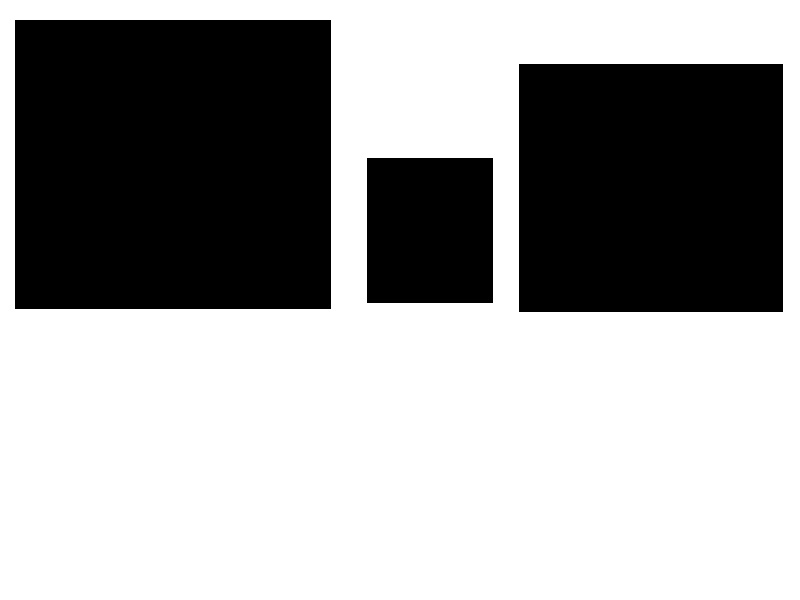
#> input picture shapes.jpg, 800 x 600 px, found by its file name
$ jupyter execute --allow-errors image_segmentation.ipynb
#> lines starting #> are read from the running program, lines starting #| are printed output that depends on the picture
# Thresholding

[cell 1]
import cv2
import numpy as np
import matplotlib.pyplot as plt

### simple thresholding

[cell 2]
image = cv2.imread("../images/handwritten.jpeg", 0)

#> (the rest of this cell did not finish here and is left out)

[cell 3]
retval, binary = cv2.threshold(image, 150, 255, cv2.THRESH_BINARY)

plt.figure(figsize=(12,7))

#> (the rest of this cell did not finish here and is left out)

### Adaptive thresholding

#> (a cell that did not finish here is left out)

# kmeans clustering

[cell 5]
image = cv2.imread("../images/shapes.jpg")
#> image is the input picture: shape (600, 800, 3); min 0, max 255, mean 162
image = cv2.cvtColor(image, cv2.COLOR_BGR2RGB)
pixel_values = image.reshape((-1, 3))
pixel_values = np.float32(pixel_values)
print(pixel_values)
#> (printed output is left out)

[cell 6]
criteria = (cv2.TERM_CRITERIA_EPS + cv2.TERM_CRITERIA_MAX_ITER, 100, 0.2)
k = 3

_, labels, centers = cv2.kmeans(pixel_values, k, None, criteria, 10, cv2.KMEANS_RANDOM_CENTERS)
#> centers = [[253.7, 253.7, 253.7], [255.8, 255.8, 255.8], [0.00361, 0.00361, 0.00361]]

[cell 7]
print(labels.shape)
#| (480000, 1)
print(centers)
#| [[2.5368152e+02 2.5368152e+02 2.5368152e+02]
#|  [2.5578380e+02 2.5578380e+02 2.5578380e+02]
#|  [3.6100671e-03 3.6100671e-03 3.6100671e-03]]

[cell 8]
centers = np.uint8(centers)
#> centers = [[253, 253, 253], [255, 255, 255], [0, 0, 0]]
segmented_image = centers[labels.flatten()]
segmented_image = segmented_image.reshape(image.shape)

# 1 --> [255, 255, 255]
# 0 --> [70,110, 167]

plt.figure(figsize=(12,7))

plt.subplot(1,2,1)
plt.imshow(image)
plt.title("Original image")

plt.subplot(1,2,2)
plt.imshow(segmented_image)
plt.title("Segmented image")

plt.show()
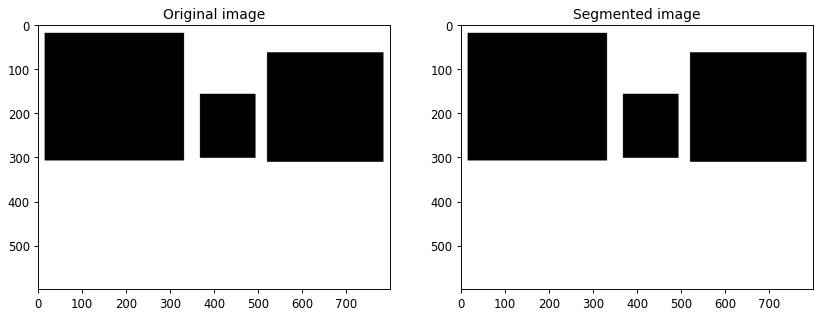
#> figure drawn by matplotlib, 2 panels
